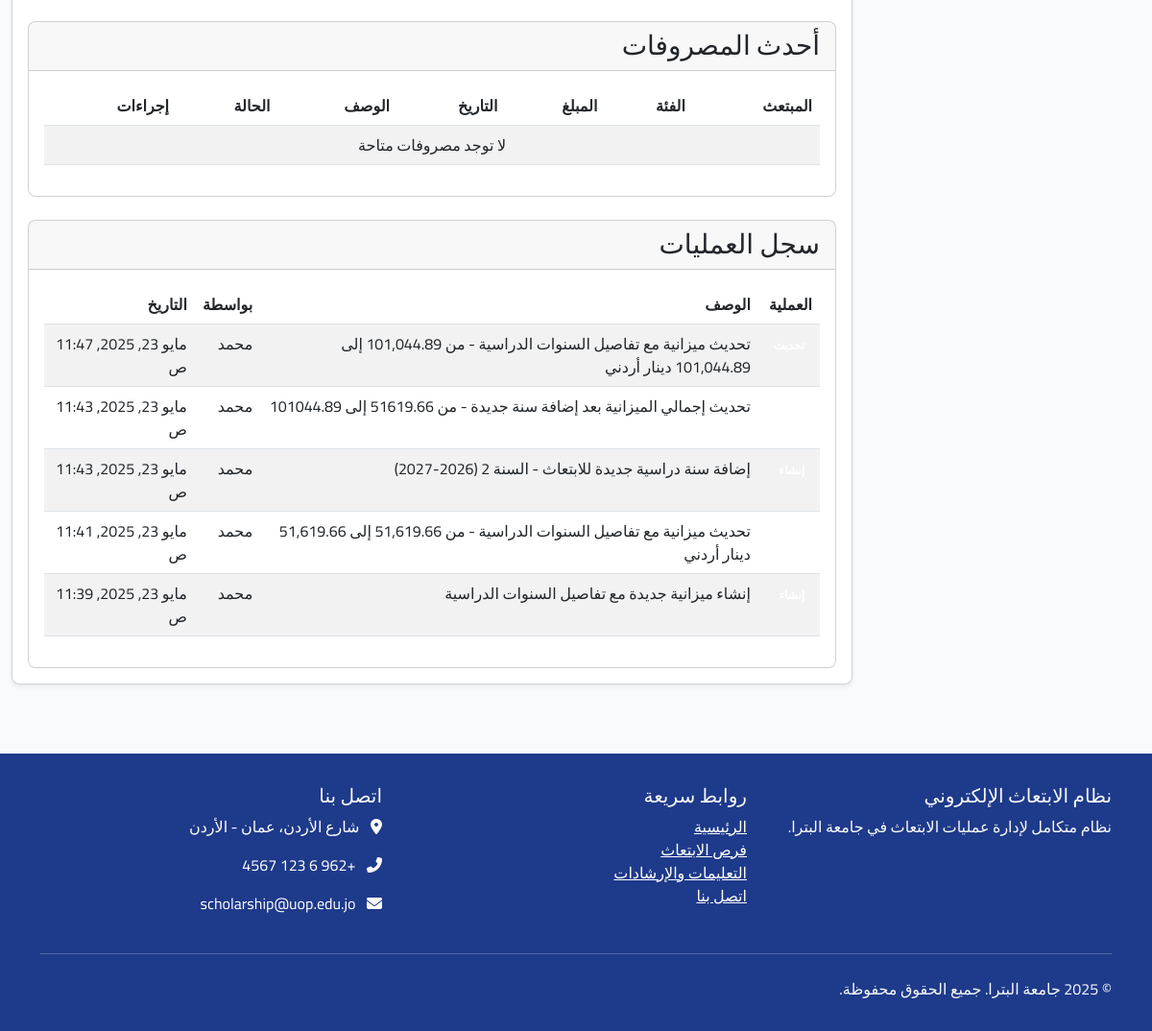
/ar/finance/fiscal-years/1/ (signed in, lower part), run on an earlier commit of the app's database.
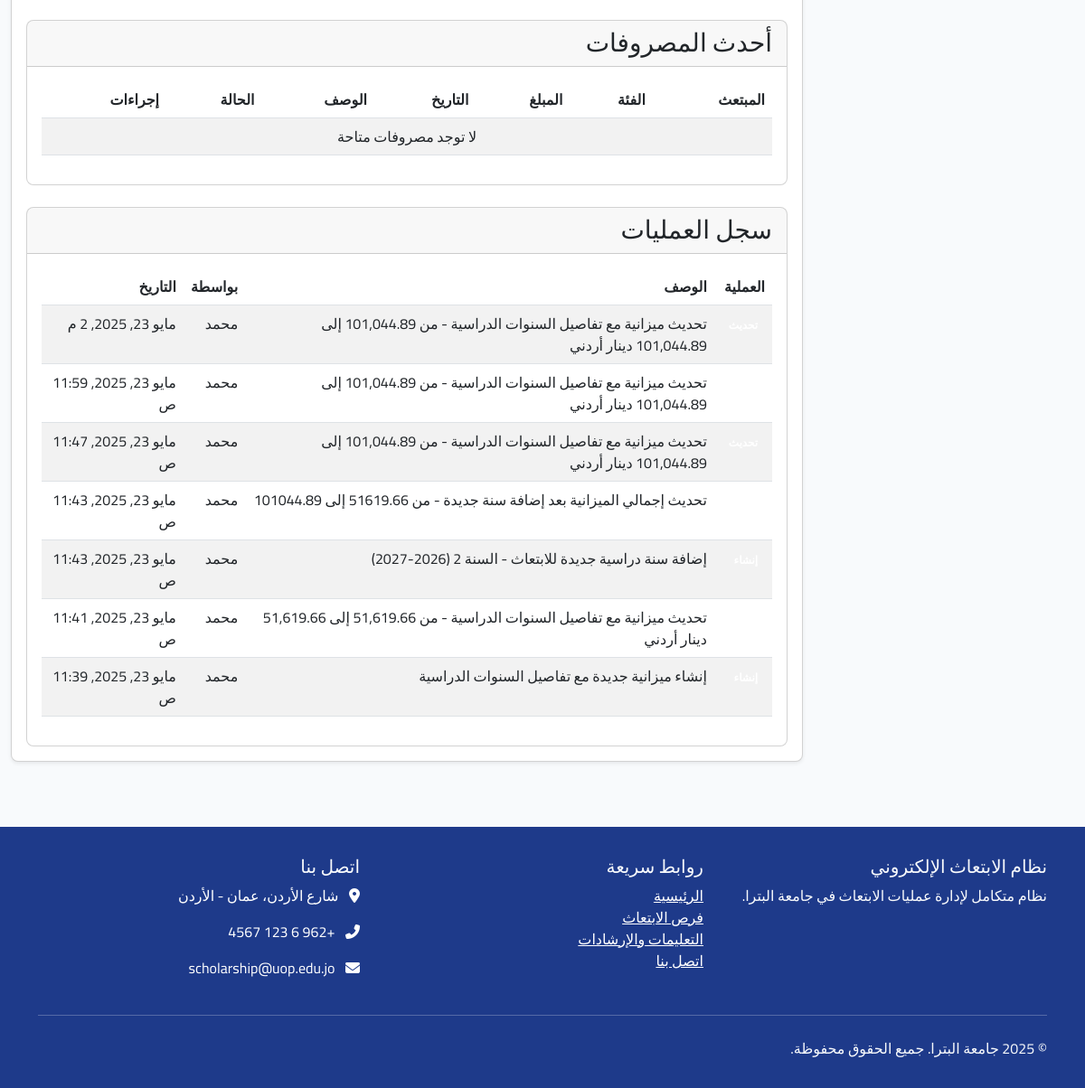
And on a later commit of the database.
### finance/models.py (models this page shows, shortened)
class FinancialLog(models.Model):
    budget = models.ForeignKey(ScholarshipBudget, on_delete=models.CASCADE,
                               verbose_name=_("الميزانية"),
                               related_name="logs",
                               blank=True, null=True)
    expense = models.ForeignKey(Expense, on_delete=models.CASCADE,
                                verbose_name=_("المصروف"),
                                related_name="logs",
                                blank=True, null=True)
    adjustment = models.ForeignKey(BudgetAdjustment, on_delete=models.CASCADE,
                                   verbose_name=_("تعديل الميزانية"),
                                   related_name="logs",
                                   blank=True, null=True)
    fiscal_year = models.ForeignKey(FiscalYear, on_delete=models.SET_NULL,
                                    verbose_name=_("السنة المالية"),
                                    related_name="financial_logs",
                                    null=True, blank=True)
    ACTION_TYPE_CHOICES = [
        ('create', _('إنشاء')),
        ('update', _('تحديث')),
        ('delete', _('حذف')),
        ('approve', _('موافقة')),
        ('reject', _('رفض')),
        ('close', _('إغلاق')),
    ]
    action_type = models.CharField(_("نوع العملية"), max_length=20, choices=ACTION_TYPE_CHOICES)
    description = models.TextField(_("وصف العملية"))
    created_by = models.ForeignKey(User, on_delete=models.CASCADE,
                                   verbose_name=_("تم بواسطة"),
                                   related_name="financial_logs")
    created_at = models.DateTimeField(_("تاريخ العملية"), auto_now_add=True)
    class Meta:
        verbose_name = _("سجل مالي")
        verbose_name_plural = _("السجلات المالية")
        ordering = ['-created_at']

### finance/views.py (the view)
# urls.py: path('fiscal-years/<int:fiscal_year_id>/', views.fiscal_year_detail, name='fiscal_year_detail'),
@login_required
@permission_required('finance.view_fiscalyear', raise_exception=True)
def fiscal_year_detail(request, fiscal_year_id):
    fiscal_year = get_object_or_404(FiscalYear, id=fiscal_year_id)
    fiscal_year.spent_amount = fiscal_year.get_spent_amount()
    fiscal_year.remaining_amount = fiscal_year.get_remaining_amount()
    fiscal_year.spent_percentage = fiscal_year.get_spent_percentage()
    budgets = ScholarshipBudget.objects.filter(fiscal_year=fiscal_year)
    expenses = Expense.objects.filter(
        fiscal_year=fiscal_year
    ).order_by('-date')[:10]  # عرض آخر 10 مصروفات فقط
    expenses_by_category = Expense.objects.filter(
        fiscal_year=fiscal_year,
        status='approved'
    ).values('category__name').annotate(
        total=Sum('amount')
    ).order_by('-total')
    logs = FinancialLog.objects.filter(
        fiscal_year=fiscal_year
    ).order_by('-created_at')[:20]
    context = {
        'fiscal_year': fiscal_year,
        'budgets': budgets,
        'expenses': expenses,
        'expenses_by_category': expenses_by_category,
        'logs': logs,
    }
    return render(request, 'finance/fiscal_year_detail.html', context)

### core/context_processors.py (called while the page is built)
def user_role(request):
    role = 'anonymous'
    if request.user.is_authenticated:
        role = request.user.profile.role
    return {
        'user_role': role
    }

### finance/models.py (called while the page is built)
    def get_spent_amount(self):
        return Expense.objects.filter(
            date__gte=self.start_date,
            date__lte=self.end_date,
            status='approved'
        ).aggregate(models.Sum('amount'))['amount__sum'] or 0

    def get_remaining_amount(self):
        return self.total_budget - self.get_spent_amount()

    def get_spent_percentage(self):
        if self.total_budget > 0:
            return (self.get_spent_amount() / self.total_budget) * 100
        return 0

    def get_remaining_amount(self):
        from decimal import Decimal, ROUND_HALF_UP
        spent = self.get_spent_amount()
        remaining = self.total_amount - spent
        return remaining.quantize(Decimal('0.01'), rounding=ROUND_HALF_UP)

### finance/templates/finance/fiscal_year_detail.html (shortened to what the changed rows need)
{% extends "finance/base.html" %}
{% load static i18n %}
{% load finance_extras %}
{% block finance_content %}
<div class="fiscal-year-detail-container">
    <div class="row mt-4">
        <div class="col-md-12">
            <div class="card">
                <div class="card-body">
                    <div class="table-responsive">
                        <table class="table table-striped">
                            <thead>
                                <tr>
                                    <th>{% trans "المبتعث" %}</th>
                                    <th>{% trans "الفئة" %}</th>
                                    <th>{% trans "المبلغ" %}</th>
                                    <th>{% trans "التاريخ" %}</th>
                                    <th>{% trans "الوصف" %}</th>
                                    <th>{% trans "الحالة" %}</th>
                                    <th>{% trans "إجراءات" %}</th>
                                </tr>
                            </thead>
                        </table>
                    </div>
                </div>
            </div>
        </div>
    </div>
    <div class="row mt-4">
        <div class="col-md-12">
            <div class="card">
                <div class="card-body">
                    <div class="table-responsive">
                        <table class="table table-striped">
                            <thead>
                                <tr>
                                    <th>{% trans "العملية" %}</th>
                                    <th>{% trans "الوصف" %}</th>
                                    <th>{% trans "بواسطة" %}</th>
                                    <th>{% trans "التاريخ" %}</th>
                                </tr>
                            </thead>
                            <tbody>
                                {% for log in logs %}
                                <tr>
                                    <td>
                                        <span class="badge
                                            {% if log.action_type == 'create' %}badge-primary
                                            {% elif log.action_type == 'update' %}badge-info
                                            {% elif log.action_type == 'delete' %}badge-danger
                                            {% elif log.action_type == 'approve' %}badge-success
                                            {% elif log.action_type == 'close' %}badge-warning
                                            {% else %}badge-secondary{% endif %}">
                                        </span>
                                    </td>
                                    <td>{{ log.description }}</td>
                                    <td>{{ log.created_by.get_full_name }}</td>
                                    <td>{{ log.created_at }}</td>
                                </tr>
                                {% empty %}
                                <tr>
                                    <td colspan="4" class="text-center">{% trans "لا توجد سجلات عمليات متاحة" %}</td>
                                </tr>
                                {% endfor %}
                            </tbody>
                        </table>
                    </div>
                </div>
            </div>
        </div>
    </div>
</div>
{% endblock %}

What changed in the data, as far as the page shows it:
added FinancialLog: description "تحديث ميزانية مع تفاصيل السنوات الدراسية - من 101,044.89 إلى 101,044.89 دينار أردني", created_by.get_full_name "محمد", created_at "مايو 23, 2025, 2 م"
added FinancialLog: description "تحديث ميزانية مع تفاصيل السنوات الدراسية - من 101,044.89 إلى 101,044.89 دينار أردني", created_by.get_full_name "محمد", created_at "مايو 23, 2025, 11:59 ص"
